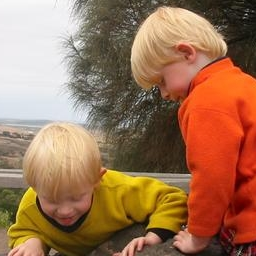
#> input picture 1226/twins.jpg, 256 x 256 px
$ python 2.py
#> lines starting #> are read from the running program, lines starting #| are printed output that depends on the picture
from skimage import io
import matplotlib.pyplot as plt
x = io.imread('twins.jpg')
#> x is the input picture: shape (256, 256, 3); mean R, G, B 157.9, 114.8, 84.4
x.shape
for i in range(3):
    plt.figure(i+2);io.imshow(x[:,:,i])
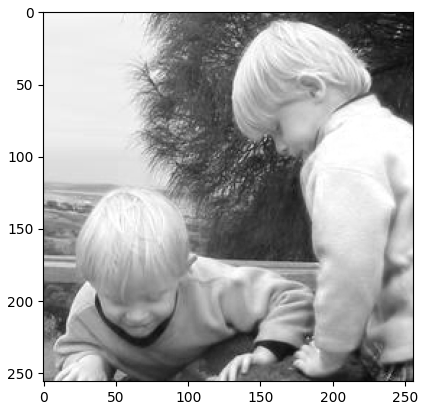
#> figure drawn by matplotlib, 1 panel
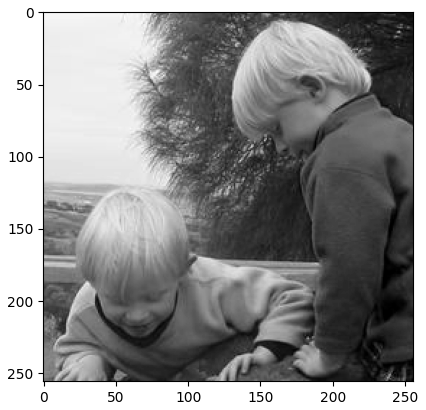
#> figure drawn by matplotlib, 1 panel
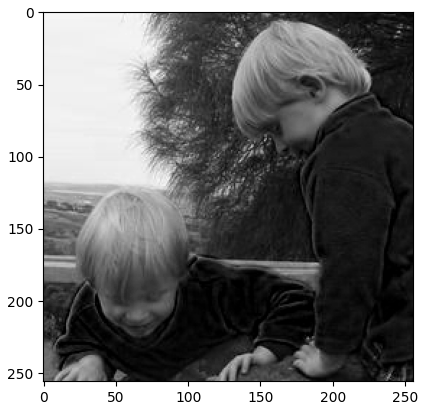
#> figure drawn by matplotlib, 1 panel

$ run again, with 1226/color_sunset.png saved as 1226/twins.jpg
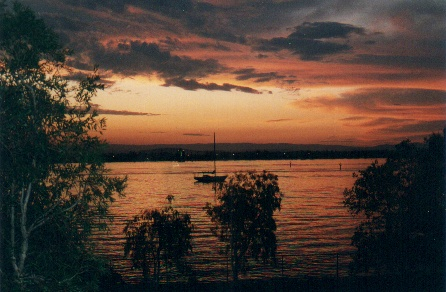
#> input picture 1226/color_sunset.png, 446 x 292 px
#> x is the input picture: shape (292, 446, 3); mean R, G, B 80.4, 63.1, 52
#> `plt.figure(i+2);io.imshow(x[:,:,i])`:
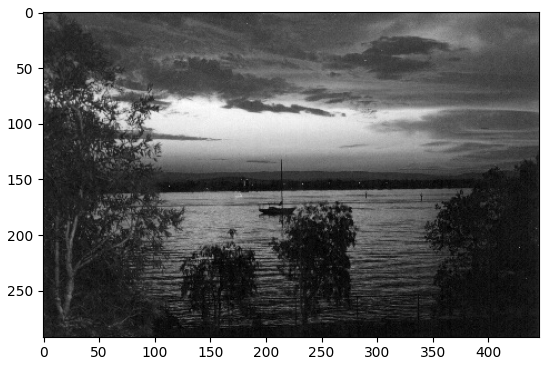
#> figure drawn by matplotlib, 1 panel
#> `plt.figure(i+2);io.imshow(x[:,:,i])`:
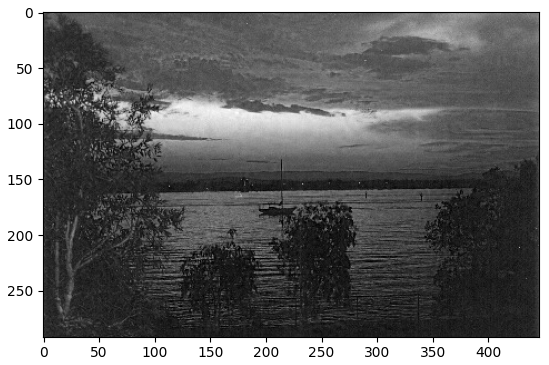
#> figure drawn by matplotlib, 1 panel
